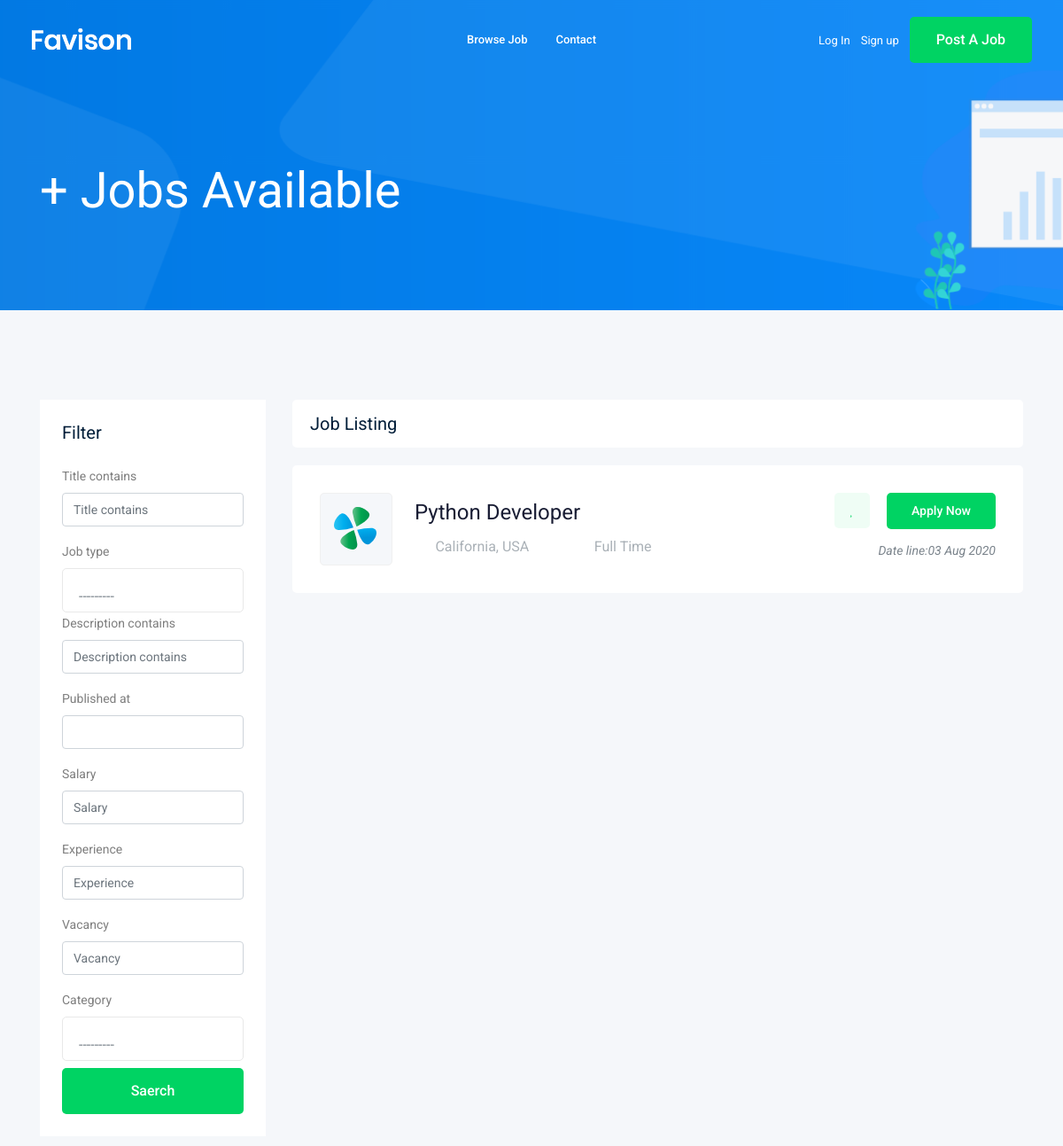
The app's page /jobs/ (upper part), older data.
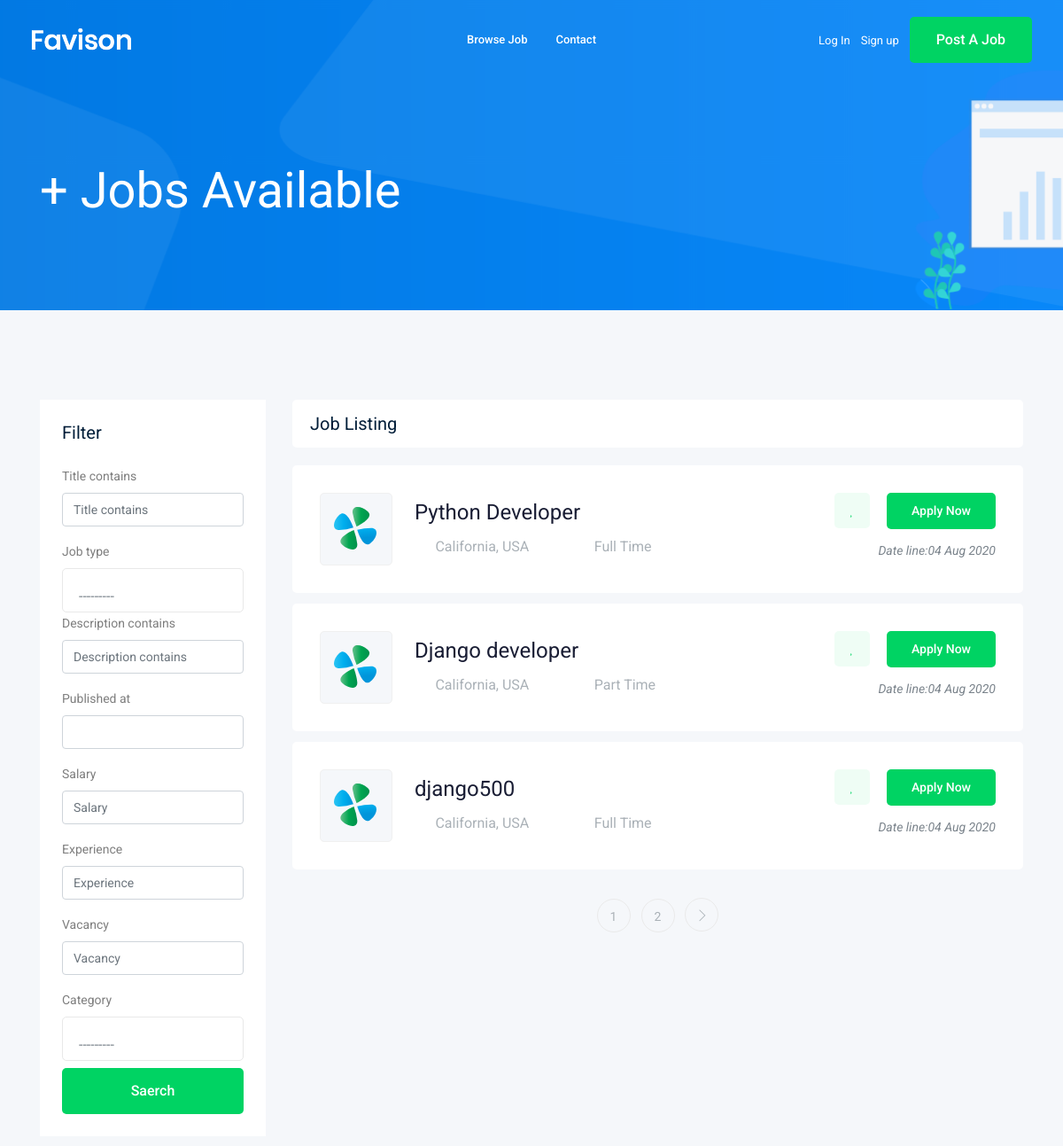
The same page, newer data.
### job/models.py (models this page shows, shortened)
class Job(models.Model):
    job_owner = models.ForeignKey(User , related_name='job_owner', on_delete= models.CASCADE)
    title = models.CharField(max_length = 100)
    job_type = models.CharField(max_length = 10 , choices = JOP_TYPE)
    description = models.TextField(max_length = 1000)
    published_at = models.DateTimeField(auto_now = True)
    salary = models.IntegerField(default = 0)
    experience = models.IntegerField(default = 0)
    vacancy = models.IntegerField(default = 1)
    category = models.ForeignKey('Category' , on_delete= models.CASCADE)
    image = models.ImageField(upload_to = image_upload)
    slug = models.SlugField(null=True , blank=True)
    def __str__(self):
        return self.title

### job/views.py (the view)
# urls.py: path('', views.job_list , name = 'job_list'),
def job_list(request):
    job_list = Job.objects.all()
    myfilter = JobFiltter(request.GET , queryset = job_list)
    job_list = myfilter.qs
    paginator = Paginator(job_list, 3)
    page_number = request.GET.get('page')
    page_obj = paginator.get_page(page_number)
    context = {
        'jobs' :page_obj , 'myfilter':myfilter ,
    }
    return render(request , 'job/job_list.html' , context)

### job/models.py (called while the page is built)
    def __str__(self):
        return self.name

### job/templates/job/job_list.html (shortened to what the changed rows need)
{% extends 'base.html' %}
{% block body %}
{% load bootstrap4 %}
    <div class="job_listing_area plus_padding">
        <div class="container">
            <div class="row">
                <div class="col-lg-9">
                    <div class="job_lists m-0">
                        <div class="row">
                            {% for job in jobs %}
                            <div class="col-lg-12 col-md-12">
                                <div class="single_jobs white-bg d-flex justify-content-between">
                                    <div class="jobs_left d-flex align-items-center">
                                        <div class="thumb">
                                            <img src="img/svg_icon/1.svg" alt="">
                                        </div>
                                        <div class="jobs_conetent">
                                            <a href="{% url 'jobs:job_detail' job.slug %}"><h4>{{job}}</h4></a>
                                            <div class="links_locat d-flex align-items-center">
                                                <div class="location">
                                                    <p> <i class="fa fa-map-marker"></i> California, USA</p>
                                                </div>
                                                <div class="location">
                                                    <p> <i class="fa fa-clock-o"></i> {{job.job_type}}</p>
                                                </div>
                                            </div>
                                        </div>
                                    </div>
                                    <div class="jobs_right">
                                        <div class="apply_now">
                                            <a class="heart_mark" href="#"> <i class="fa fa-heart"></i> </a>
                                            <a href="{% url 'jobs:job_detail' job.slug %}" class="boxed-btn3">Apply Now</a>
                                        </div>
                                        <div class="date">
                                            <p>Date line:{{job.published_at|date:'d M o'}}</p>
                                        </div>
                                    </div>
                                </div>
                            </div>
                            {% endfor %}
                        </div>
                        {% if jobs.has_other_pages %}
                            <div class="row">
                                <div class="col-lg-12">
                                    <div class="pagination_wrap">
                                        <ul>
                                            {% for i in jobs.paginator.page_range %}
                                                <li><a href="?page={{i}}"><span>{{i}}</span></a></li>
                                            {% endfor %}
                                            {% if jobs.has_next %}
                                                <li><a href="?page={{jobs.next_page_number}}"> <i class="ti-angle-right"></i> </a></li>
                                            {% endif %}
                                        </ul>
                                    </div>
                                </div>
                            </div>
                        {% endif %}
                    </div>
                </div>
            </div>
        </div>
    </div>
{% endblock %}

Row changes from the older to the newer data that the page shows:
changed Job "Python Developer": published_at "03 Aug 2020" → "04 Aug 2020"
added Job: title "Django developer", job_type "Part Time", published_at "04 Aug 2020"
added Job: title "django500", job_type "Full Time", published_at "04 Aug 2020"
Text that changed along with them:
new list line: "1"
new list line: "2"
